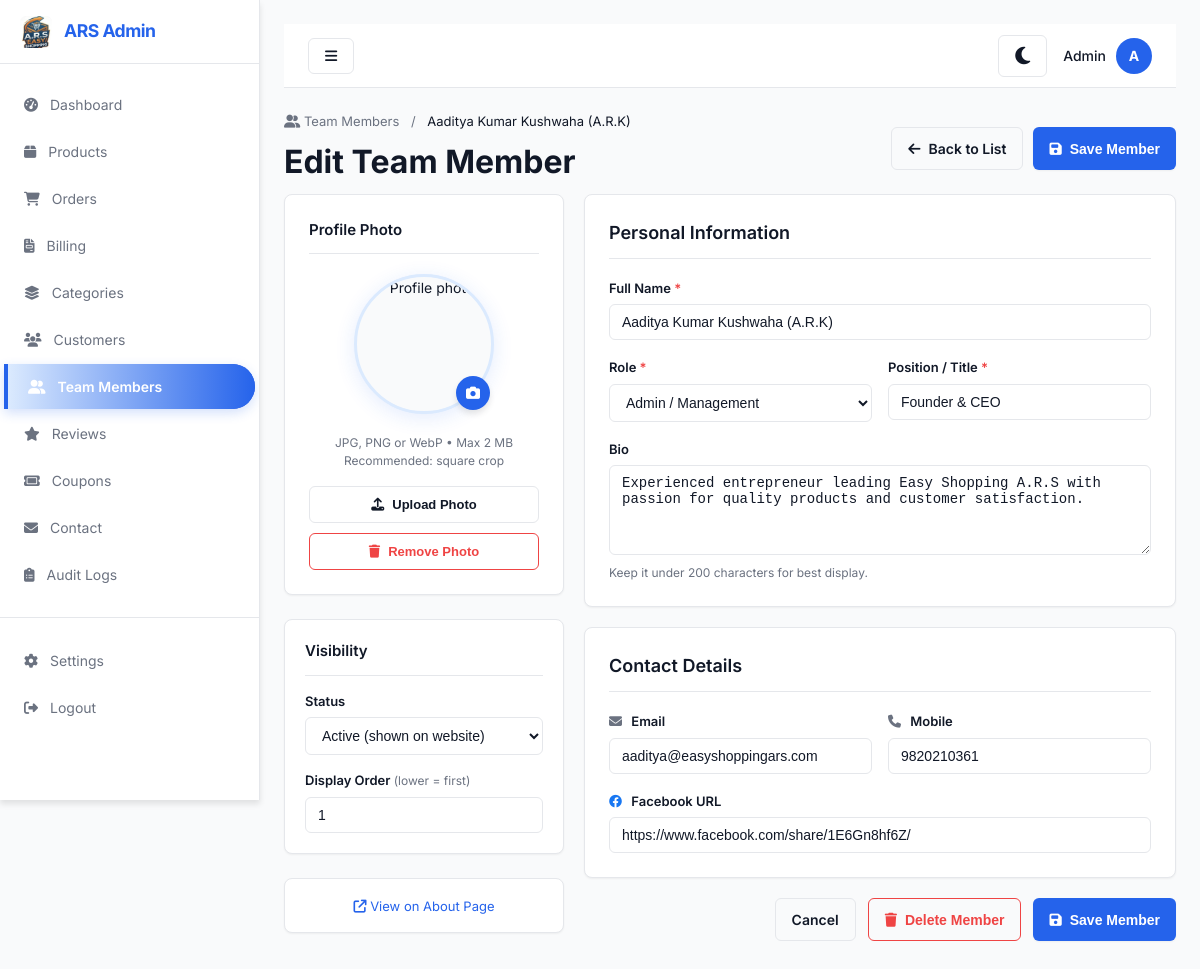
/admin/team-edit.php?id=1 (signed in), run on the app's committed database.
### tables this page shows
CREATE TABLE `team_members` (
  `id` int(11) NOT NULL AUTO_INCREMENT,
  `name` varchar(255) NOT NULL,
  `email` varchar(255) DEFAULT NULL,
  `mobile` varchar(15) DEFAULT NULL,
  `role` enum('admin','support','technical','manager') DEFAULT 'support',
  `position` varchar(255) DEFAULT NULL,
  `profile_image` varchar(500) DEFAULT NULL,
  `fb_link` varchar(500) DEFAULT NULL,
  `bio` text DEFAULT NULL,
  `is_active` tinyint(1) DEFAULT 1,
  `display_order` int(11) DEFAULT 0,
  `created_at` timestamp NULL DEFAULT current_timestamp(),
  `updated_at` timestamp NULL DEFAULT current_timestamp() ON UPDATE current_timestamp(),
  PRIMARY KEY (`id`),
  KEY `idx_team_members_role` (`role`),
  KEY `idx_team_members_active` (`is_active`),
  UNIQUE KEY `idx_team_members_email` (`email`),
  UNIQUE KEY `idx_team_members_mobile` (`mobile`)
);

### includes/functions.php (called while the page is built, shortened)
<?php
$project_dir = rtrim(dirname($_SERVER['SCRIPT_NAME']), '/\\');
if (preg_match('/(backend|auth|admin|api|includes)$/', $project_dir)) {
    $project_dir = dirname($project_dir);
}
$project_dir = rtrim(str_replace('\\', '/', $project_dir), '/');
$app_base_path = $project_dir . '/';
function url($path = '') {
    global $app_base_path;
    return $app_base_path . ltrim($path, '/');
}
function h($string) {
    return htmlspecialchars($string ?? '', ENT_QUOTES, 'UTF-8');
}
?>

### admin/team-edit.php (the view, shortened to what this page needs)
<?php
require_once __DIR__ . '/../includes/db.php';
require_once __DIR__ . '/../includes/functions.php';
$member_id = (int)($_GET['id'] ?? 0);
$is_edit   = $member_id > 0;
$member    = null;
if ($is_edit) {
    $stmt = $pdo->prepare("SELECT * FROM team_members WHERE id = ?");
    $stmt->execute([$member_id]);
    $member = $stmt->fetch(PDO::FETCH_ASSOC);
    $member['profile_image'] = str_replace('\\', '/', $member['profile_image'] ?? '');
}
$page_title = $is_edit ? 'Edit Team Member' : 'Add Team Member';
include __DIR__ . '/includes/header.php';
function fv(string $field, array $member = null, string $default = ''): string {
    $val = $member[$field] ?? $default;
    return htmlspecialchars($val ?? '', ENT_QUOTES, 'UTF-8');
}
?>
<div class="page-header" style="margin-bottom: 8px;">
    <div>
        <nav style="font-size:13px; color:var(--text-secondary); margin-bottom:6px;">
            <a href="<?php echo url('/admin/team.php'); ?>" style="color:var(--text-secondary); text-decoration:none;">
                <i class="fa-solid fa-user-group"></i> Team Members
            </a>
            <span style="margin: 0 8px;">/</span>
            <span style="color:var(--text-primary);"><?php echo $is_edit ? h($member['name']) : 'New Member'; ?></span>
        </nav>
        <h1 style="margin-bottom:0;"><?php echo $page_title; ?></h1>
    </div>
    <div style="display:flex; gap:10px;">
        <a href="<?php echo url('/admin/team.php'); ?>" class="btn btn-ghost">
            <i class="fa-solid fa-arrow-left"></i> Back to List
        </a>
        <button type="button" class="btn btn-primary" id="save-btn" onclick="submitForm()">
            <i class="fa-solid fa-save"></i> <span id="save-label">Save Member</span>
        </button>
    </div>
</div>
<form id="edit-form" enctype="multipart/form-data">
    <div class="edit-layout">
        <div class="edit-sidebar">
            <div class="card" style="text-align:center; padding: 24px;">
                <div class="card-header" style="margin-bottom:20px;">
                    <span class="card-title" style="font-size:15px;">Profile Photo</span>
                </div>
                <div id="photo-wrap" style="position:relative; display:inline-block; margin-bottom:20px;">
                    <div id="photo-ring" style="
                        width: 140px; height: 140px;
                        border-radius: 50%;
                        overflow: hidden;
                        border: 3px solid var(--primary-light);
                        box-shadow: 0 4px 20px rgba(37,99,235,0.12);
                        margin: 0 auto;
                        background: var(--bg-secondary);
                        display: flex; align-items: center; justify-content: center;">
                        <img id="photo-preview"
                             src="<?php echo $is_edit && !empty($member['profile_image'])
                                    ? h(url($member['profile_image']))
                                    : url('/public/assets/img/default-avatar.png'); ?>"
                             alt="Profile photo"
                             style="width:100%; height:100%; object-fit:cover;"
                             onerror="this.src='<?php echo url('/public/assets/img/default-avatar.png'); ?>'">
                    </div>
                    <label for="profile_image" style="
                        position:absolute; bottom:4px; right:4px;
                        width:34px; height:34px;
                        background:var(--primary); color:white;
                        border-radius:50%;
                        display:flex; align-items:center; justify-content:center;
                        cursor:pointer; box-shadow:var(--shadow-md);
                        font-size:14px; transition: transform 0.2s;"
                        title="Change photo"
                        onmouseenter="this.style.transform='scale(1.1)'"
                        onmouseleave="this.style.transform='scale(1)'">
                        <i class="fa-solid fa-camera"></i>
                    </label>
                </div>
                <p style="font-size:12px; color:var(--text-secondary); margin-bottom:16px;">
                    JPG, PNG or WebP &bull; Max 2 MB<br>Recommended: square crop
                </p>
                <button type="button" class="btn btn-ghost" style="width:100%; font-size:13px;"
                        onclick="document.getElementById('profile_image').click()">
                    <i class="fa-solid fa-upload"></i> Upload Photo
                </button>
                <?php if ($is_edit): ?>
                <div id="remove-photo-wrap" style="margin-top:10px; <?php echo empty($member['profile_image']) ? 'display:none;' : ''; ?>">
                    <button type="button" class="btn btn-ghost" style="width:100%; font-size:13px; color:var(--danger); border-color:var(--danger);"
                            onclick="removePhoto()">
                        <i class="fa-solid fa-trash"></i> Remove Photo
                    </button>
                </div>
                <?php endif; ?>
            </div>
            <div class="card" style="padding:20px;">
                <div class="card-header" style="margin-bottom:16px;">
                    <span class="card-title" style="font-size:15px;">Visibility</span>
                </div>
                <div class="form-group" style="margin-bottom:16px;">
                    <label class="form-label">Status</label>
                    <select name="is_active" class="form-control">
                        <option value="1" <?php echo (!$is_edit || $member['is_active']) ? 'selected' : ''; ?>>Active (shown on website)</option>
                    </select>
                </div>
                <div class="form-group" style="margin-bottom:0;">
                    <label class="form-label">Display Order
                        <span style="font-weight:400; color:var(--text-secondary); font-size:12px;">(lower = first)</span>
                    </label>
                    <input type="number" name="display_order" class="form-control"
                           min="0" value="<?php echo fv('display_order', $member, '0'); ?>">
                </div>
            </div>
            <?php if ($is_edit): ?>
            <div class="card" style="padding:16px; text-align:center;">
                <a href="<?php echo url('/about'); ?>#team" target="_blank"
                   style="font-size:13px; color:var(--primary); text-decoration:none;">
                    <i class="fa-solid fa-arrow-up-right-from-square"></i> View on About Page
                </a>
            </div>
            <?php endif; ?>
        </div>
        <div class="edit-main">
            <div class="card" style="padding:24px; margin-bottom:20px;">
                <div class="card-header" style="margin-bottom:20px;">
                    <span class="card-title">Personal Information</span>
                </div>
                <div class="form-group">
                    <label class="form-label">Full Name <span style="color:var(--danger);">*</span></label>
                    <input type="text" name="name" class="form-control"
                           value="<?php echo fv('name', $member); ?>"
                           placeholder="e.g. Aaditya Kumar Kushwaha" required>
                </div>
                <div class="form-row">
                    <div class="form-group">
                        <label class="form-label">Role <span style="color:var(--danger);">*</span></label>
                        <select name="role" class="form-control" required>
                            <?php foreach (['admin' => 'Admin / Management', 'manager' => 'Manager', 'support' => 'Support', 'technical' => 'Technical'] as $val => $label): ?>
                            <option value="<?php echo $val; ?>" <?php echo ($is_edit && $member['role'] === $val) ? 'selected' : ''; ?>>
                                <?php echo $label; ?>
                            </option>
                            <?php endforeach; ?>
                        </select>
                    </div>
                    <div class="form-group">
                        <label class="form-label">Position / Title <span style="color:var(--danger);">*</span></label>
                        <input type="text" name="position" class="form-control"
                               value="<?php echo fv('position', $member); ?>"
                               placeholder="e.g. Founder & CEO" required>
                    </div>
                </div>
                <div class="form-group">
                    <label class="form-label">Bio</label>
                    <textarea name="bio" class="form-control" rows="4"
                              placeholder="A short description shown on the About page…"><?php echo fv('bio', $member); ?></textarea>
                    <p style="font-size:12px; color:var(--text-secondary); margin-top:4px;">Keep it under 200 characters for best display.</p>
                </div>
            </div>
            <div class="card" style="padding:24px; margin-bottom:20px;">
                <div class="card-header" style="margin-bottom:20px;">
                    <span class="card-title">Contact Details</span>
                </div>
                <div class="form-row">
                    <div class="form-group">
                        <label class="form-label"><i class="fa-solid fa-envelope" style="color:var(--text-secondary); margin-right:6px;"></i> Email</label>
                        <input type="email" name="email" class="form-control"
                               value="<?php echo fv('email', $member); ?>"
                               placeholder="name@example.com">
                    </div>
                    <div class="form-group">
                        <label class="form-label"><i class="fa-solid fa-phone" style="color:var(--text-secondary); margin-right:6px;"></i> Mobile</label>
                        <input type="text" name="mobile" class="form-control"
                               value="<?php echo fv('mobile', $member); ?>"
                               placeholder="10-digit number"
                               pattern="[0-9]{10}" title="10-digit mobile number">
                    </div>
                </div>
                <div class="form-group" style="margin-bottom:0;">
                    <label class="form-label"><i class="fa-brands fa-facebook" style="color:#1877F2; margin-right:6px;"></i> Facebook URL</label>
                    <input type="url" name="fb_link" class="form-control"
                           value="<?php echo fv('fb_link', $member); ?>"
                           placeholder="https://facebook.com/...">
                </div>
            </div>
            <div style="display:flex; justify-content:flex-end; gap:12px; padding-bottom: 32px;">
                <a href="<?php echo url('/admin/team.php'); ?>" class="btn btn-ghost">
                    Cancel
                </a>
                <?php if ($is_edit): ?>
                <button type="button" class="btn btn-ghost" style="color:var(--danger); border-color:var(--danger);"
                        onclick="deleteMember(<?php echo $member_id; ?>)">
                    <i class="fa-solid fa-trash"></i> Delete Member
                </button>
                <?php endif; ?>
                <button type="button" class="btn btn-primary" onclick="submitForm()">
                    <i class="fa-solid fa-save"></i> <span class="save-label-btn">Save Member</span>
                </button>
            </div>
        </div>
    </div>
</form>
<?php include __DIR__ . '/includes/footer.php'; ?>

### data on the page
team_members: name "Aaditya Kumar Kushwaha (A.R.K)", is_active "Active (shown on website)", display_order "1", role "Admin / Management", position "Founder & CEO", bio "Experienced entrepreneur leading Easy Shopping A.R.S with passion for quality products and customer satisfaction.", email "aaditya@easyshoppingars.com", mobile "9820210361", fb_link "https://www.facebook.com/share/1E6Gn8hf6Z/"

### other printed values
$admin_name "Admin"
$admin_initial "A"
$page_title "Edit Team Member"
